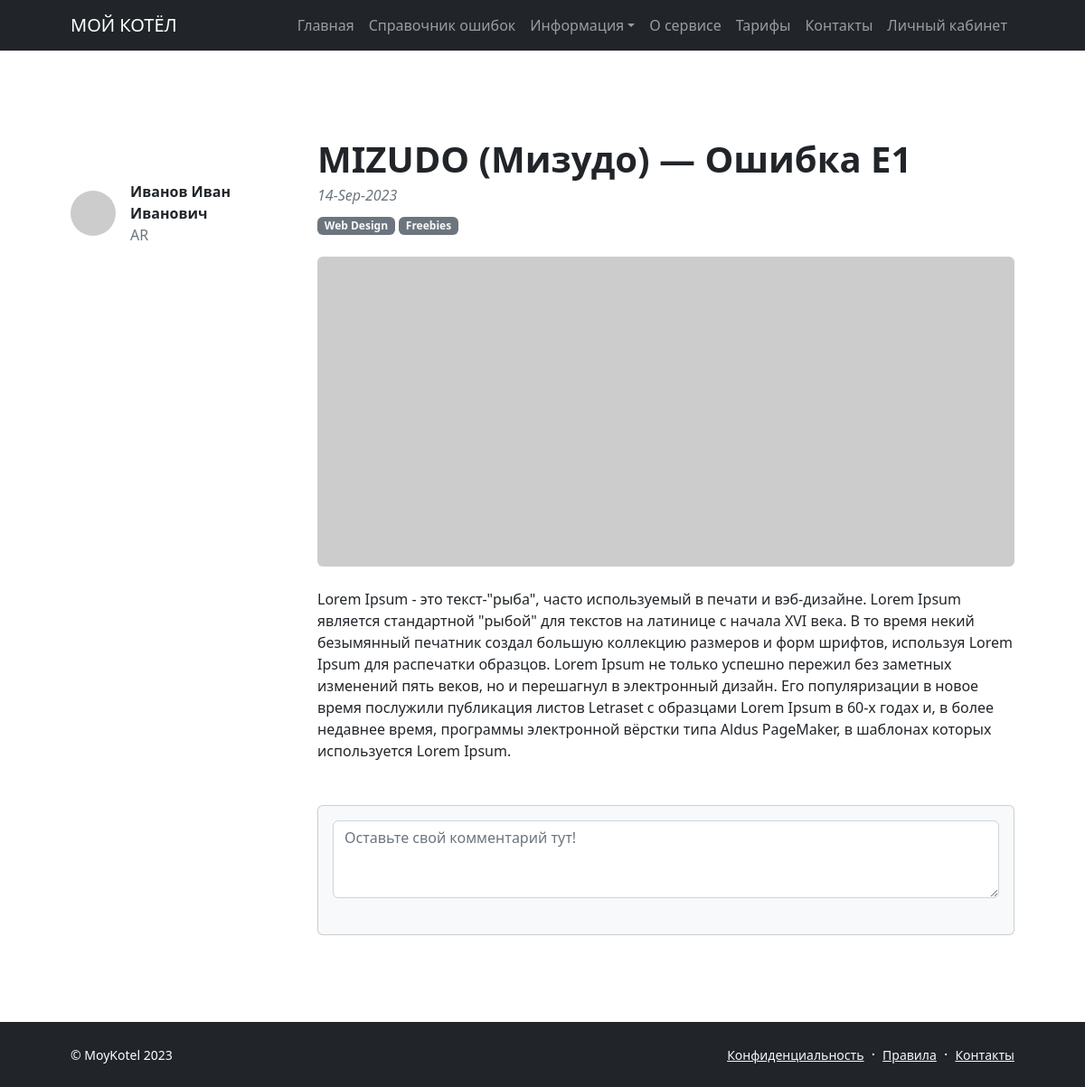
The app's page /oshibki-kotlov/8 with its own data.
### moykotel/models.py (models this page shows, shortened)
class Post(models.Model):
    post_author = models.ForeignKey(
        Author,
        on_delete=models.CASCADE
    )
    post_category = models.ManyToManyField(
        Category,
        through='PostCategory',
        related_name='posts'
    )
    post_title = models.CharField(
        max_length=56,
        db_index=True,
        unique=True
    )
    post_text = models.TextField()
    post_date = models.DateField(auto_now_add=True)
    post_rating = models.SmallIntegerField(default=0)
    ARTICLE = 'AR'
    NEWS = 'NW'
    CATEGORY_TYPES = [
        (ARTICLE, "Статья"),
        (NEWS, "Новость")
    ]
    post_type = models.CharField(max_length=2, choices=CATEGORY_TYPES, default=ARTICLE)

class Author(models.Model):
    author_user = models.OneToOneField(User, on_delete=models.CASCADE)
    author_rating = models.SmallIntegerField(default=0)

### moykotel/views.py (the view)
# urls.py: path('oshibki-kotlov/<int:id>', PostDetail.as_view()),
class PostDetail(DetailView):
    model = Post
    template_name = 'post.html'
    context_object_name = 'post'
    pk_url_kwarg = 'id'

### moykotel/templatetags/custom_filters.py (called while the page is built)
@register.filter()
def date_format(value):
   return datetime.strftime(value, '%d-%b-%Y')

@register.filter()
def censor(text):
    if isinstance(text, str):
        cens_list = ['редиска', 'чудак']
        filter_text = re.split(r"\W", text)
        for word in filter_text:
            if word in cens_list:
                cens_word = word[0] + '*' * (len(word) - 1)
                text = text.replace(word, cens_word)
        return text
    else:
        print(f'Переменная {text} не может быть обработана, так как не является строкой :(')

### moykotel/templatetags/custom_tags.py (called while the page is built)
@register.simple_tag()
def copyright(format_string='%Y'):
   return f'© MoyKotel {datetime.utcnow().strftime(format_string)}'

### templates/post.html (shortened to what this page needs)
{% extends 'flatpages/default.html' %}
{% load custom_filters %}
{% block page_content %}
            <section class="py-5">
                <div class="container px-5 my-5">
                    <div class="row gx-5">
                        <div class="col-lg-3">
                            <div class="d-flex align-items-center mt-lg-5 mb-4">
                                <img class="img-fluid rounded-circle" src="https://dummyimage.com/50x50/ced4da/6c757d.jpg" alt="..." />
                                <div class="ms-3">
                                    <div class="fw-bold">{{ post.post_author.author_user }}</div>
                                    <div class="text-muted">{{ post.post_type}}</div>
                                </div>
                            </div>
                        </div>
                        <div class="col-lg-9">
                            <article>
                                <header class="mb-4">
                                    <h1 class="fw-bolder mb-1">{{ post.post_title }}</h1>
                                    <div class="text-muted fst-italic mb-2">{{ post.post_date|date_format }}</div>
                                    <a class="badge bg-secondary text-decoration-none link-light" href="#!">Web Design</a>
                                    <a class="badge bg-secondary text-decoration-none link-light" href="#!">Freebies</a>
                                </header>
                                <figure class="mb-4"><img class="img-fluid rounded" src="https://dummyimage.com/900x400/ced4da/6c757d.jpg" alt="..." /></figure>
                                <section class="mb-5">
                                    {{ post.post_text|censor }}
                                </section>
                            </article>
                            <section>
                                <div class="card bg-light">
                                    <div class="card-body">
                                        <form class="mb-4">
                                            <textarea class="form-control" rows="3" placeholder="Оставьте свой комментарий тут!"></textarea>
                                        </form>
                                    </div>
                                </div>
                            </section>
                        </div>
                    </div>
                </div>
            </section>
{% endblock page_content %}

### records on screen
Post: post_author.author_user "Иванов Иван Иванович", post_type "AR", post_title "MIZUDO (Мизудо) — Ошибка E1", post_date "14-Sep-2023", post_text|censor "Lorem Ipsum - это текст-\"рыба\", часто используемый в печати и вэб-дизайне. Lorem Ipsum является стандартной \"рыбой\" для текстов на латинице с начала XVI века. В то время некий безымянный печатник создал большую коллекцию размеров и форм шрифтов, используя Lorem Ipsum для распечатки образцов. Lorem Ipsum не только успешно пережил без заметных изменений пять веков, но и перешагнул в электронный дизайн. Его популяризации в новое время послужили публикация листов Letraset с образцами Lorem Ipsum в 60-х годах и, в более недавнее время, программы электронной вёрстки типа Aldus PageMaker, в шаблонах которых используется Lorem Ipsum."
